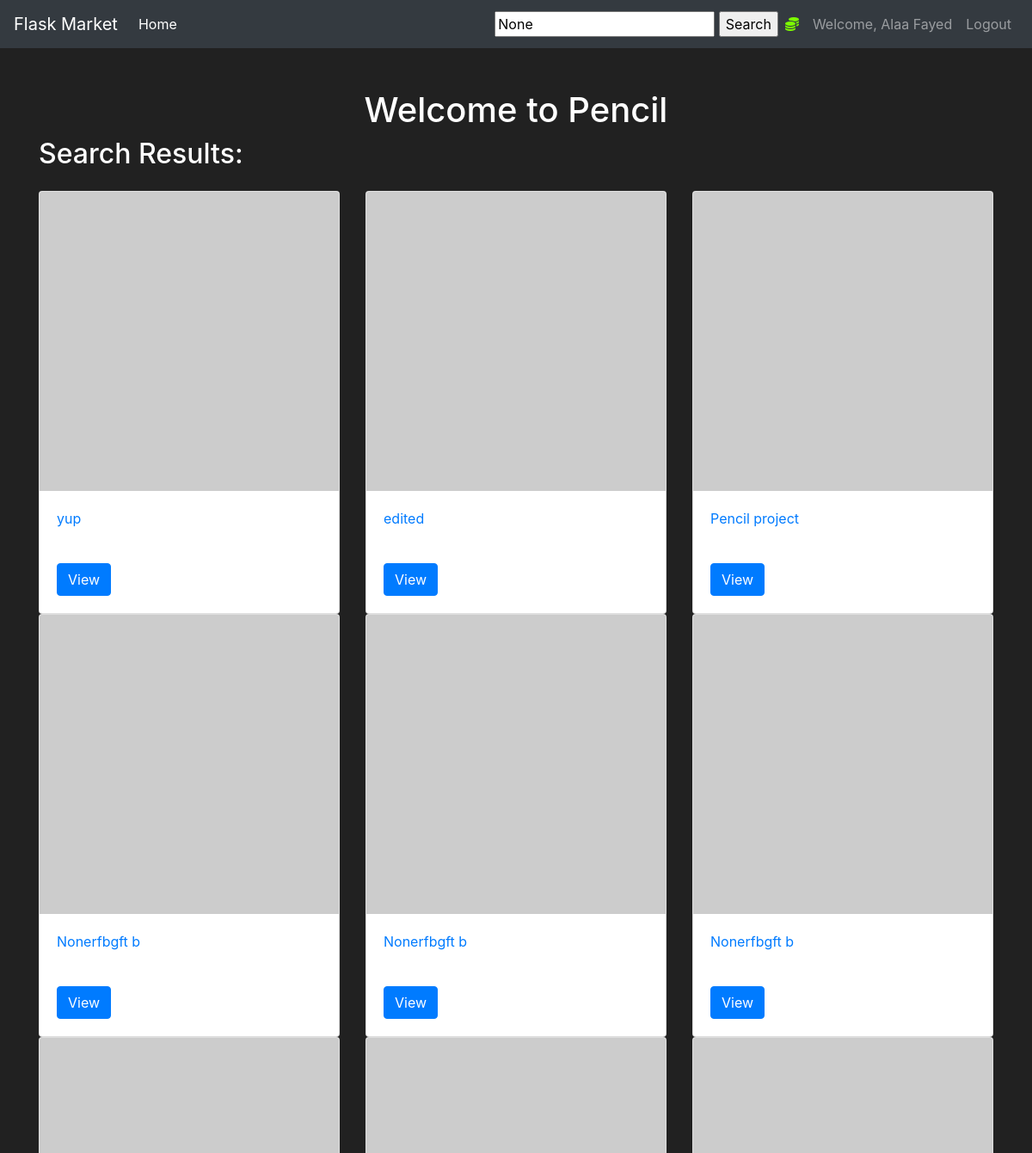
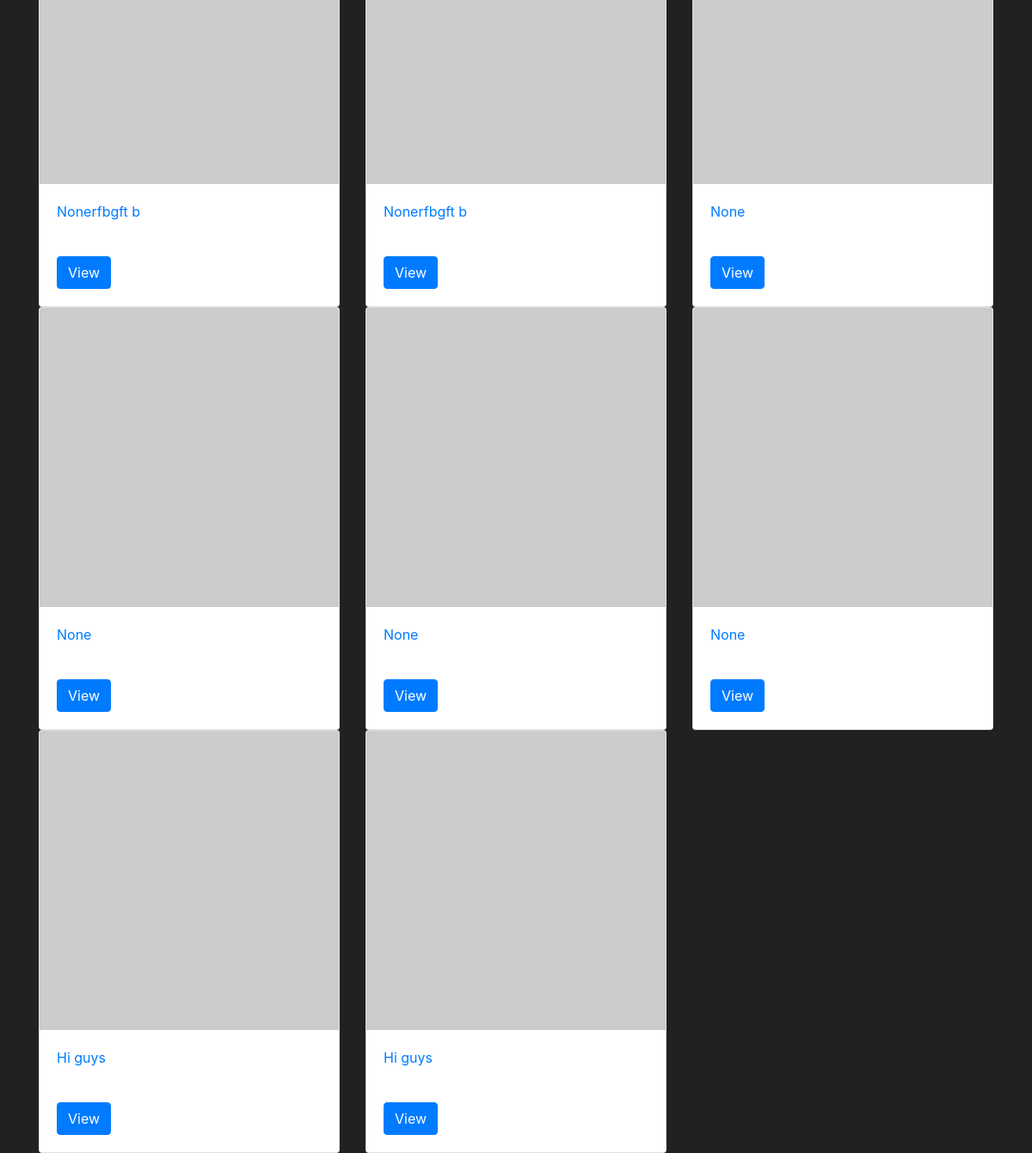
Screenshot of /home (signed in) with the database file from the repository (2 pictures, top to bottom).
### pencil/models.py (models this page shows, shortened)
class User(db.Model, UserMixin):
    id  = db.Column(db.Integer(), primary_key=True, nullable=False)
    username = db.Column(db.String(length=30), nullable=False, unique=True)
    email = db.Column(db.String(length=50), nullable=False, unique=True)
    password_hash = db.Column(db.String(length=100), nullable=False)
    posts = db.relationship("Post", backref="owned_user", lazy=True)
    comments = db.relationship("Comment", backref="owned_commentator", lazy=True)
    replies = db.relationship("ReplyComment", backref="owned_responder", lazy=True)
    @property
    def password(self):
        return self.password

class Post(db.Model):
    id  = db.Column(db.Integer(), primary_key=True, nullable=False)
    title = db.Column(db.String(length=50), nullable=False)
    content = db.Column(db.Text(), nullable=False)
    publication_date = db.Column(db.DateTime, default=datetime.utcnow())
    modification_date = db.Column(db.DateTime, default=datetime.utcnow())
    owner = db.Column(db.Integer(), db.ForeignKey("user.id"))
    commentators = db.relationship("Comment", backref="owned_commentators", lazy=True)

### pencil/routes.py (the view, shortened to what this page needs)
@app.route("/")
@app.route("/home", methods=["GET", "POST"])
@login_required
def home_page():
    search_form = SearchForm()
    search_results = []
    posts = Post.query.order_by(Post.title.desc()).limit(20).all()
    return render_template("home.html", posts=posts, search_form=search_form, search_results=search_results)

### pencil/forms.py
class SearchForm(FlaskForm):
    input_search = StringField(label="Search", validators=[Length(max=100), DataRequired()])

### pencil/models.py (called while the page is built)
@login_manager.user_loader
def load_user(user_id):
    return User.query.get(int(user_id))

### pencil/templates/home.html (shortened to what this page needs)
{% extends 'base.html' %}
{% block content %}
<body>
    <div class="container mt-5">
        <h1 class="text-center">Welcome to Pencil</h1>
        <h2 class="text">Search Results:</h2>
        <div class="row mt-4">
            {% if search_results %}
                {% for post in search_results %}
                <div class="col-md-4">
                    <div class="card">
                        <img src="https://via.placeholder.com/150" class="card-img-top" alt="{{ post.title }}">
                        <div class="card-body">
                            <a href="{{ url_for('blog_page', post_id=post.id) }}">{{ post.title }}</a>
                        </div>
                        <div class="card-body">
                            <a href="{{ url_for('blog_page', post_id=post.id) }}" class="btn btn-primary">View</a>
                        </div>
                    </div>
                </div>
                {% endfor %}
            {% else %}
                {% for post in posts %}
                <div class="col-md-4">
                    <div class="card">
                        <img src="https://via.placeholder.com/150" class="card-img-top" alt="{{ post.title }}">
                        <div class="card-body">
                            <a href="{{ url_for('blog_page', post_id=post.id) }}">{{ post.title }}</a>
                        </div>
                        <div class="card-body">
                            <a href="{{ url_for('blog_page', post_id=post.id) }}" class="btn btn-primary">View</a>
                        </div>
                    </div>
                </div>
                {% endfor %}
            {% endif %}
        </div>
    </div>
</body>
{% endblock %}

### pencil/templates/base.html (shortened to what this page needs)
<!doctype html>
<html lang="en">
   <head>
      <link rel="stylesheet" href="https://cdn.jsdelivr.net/npm/bootstrap@4.5.3/dist/css/bootstrap.min.css">
   </head>
   <body>
    <nav class="navbar navbar-expand-md navbar-dark bg-dark">
      <a class="navbar-brand" href="#">Flask Market</a>
      <div class="collapse navbar-collapse" id="navbarNav">
        <ul class="navbar-nav mr-auto">
            <li class="nav-item active">
                <a class="nav-link" href="{{ url_for('home_page') }}">Home <span class="sr-only">(current)</span></a>
            </li>
        </ul>
        <form method="POST" action="{{ url_for('home_page') }}">
            {% if search_form %}
                <input type="text" name="input_search" placeholder="Search..." value="{{ search_form.input_search.data }}">
                <input type="submit" value="Search">
            {% endif %}
        </form>
          {% if current_user.is_authenticated %}
            <ul class="navbar-nav">
                <li class="nav-item">
                    <a class="nav-link" style="color: lawngreen; font-weight: bold">
                        <i class="fas fa-coins"></i>
                    </a>
                </li>
                <li class="nav-item">
                    <a class="nav-link">Welcome, {{ current_user.username }}</a>
                </li>
                <li class="nav-item">
                    <a class="nav-link" href="{{ url_for('logout_page') }}">Logout</a>
                </li>
            </ul>
          {% endif %}
      </div>
    </nav>
      {% block content %}
      {% endblock %}
   </body>
</html>

### pencil/templates/base.html (style rules this page uses)
body { background-color: #212121; color: white }

### rows the page displays
User: username "Alaa Fayed"
Post: title "yup"
Post: title "edited"
Post: title "Pencil project"
Post: title "Nonerfbgft b"
Post: title "Nonerfbgft b"
Post: title "Nonerfbgft b"
Post: title "Nonerfbgft b"
Post: title "Nonerfbgft b"
Post: title "None"
Post: title "None"
Post: title "None"
Post: title "None"
Post: title "Hi guys"
Post: title "Hi guys"
